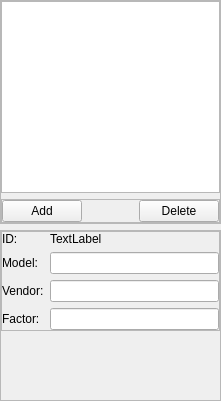
<?xml version="1.0" encoding="UTF-8"?>
<ui version="4.0">
 <class>BarlowsWidget</class>
 <widget class="QWidget" name="BarlowsWidget">
  <property name="geometry">
   <rect>
    <x>0</x>
    <y>0</y>
    <width>221</width>
    <height>401</height>
   </rect>
  </property>
  <property name="windowTitle">
   <string>Form</string>
  </property>
  <layout class="QVBoxLayout" name="verticalLayout">
   <property name="spacing">
    <number>-1</number>
   </property>
   <property name="margin">
    <number>0</number>
   </property>
   <item>
    <widget class="QFrame" name="listFrame">
     <property name="frameShape">
      <enum>QFrame::StyledPanel</enum>
     </property>
     <property name="frameShadow">
      <enum>QFrame::Raised</enum>
     </property>
     <layout class="QVBoxLayout" name="verticalLayout_9">
      <property name="spacing">
       <number>-1</number>
      </property>
      <property name="margin">
       <number>0</number>
      </property>
      <item>
       <widget class="QListView" name="barlowsListView"/>
      </item>
      <item>
       <widget class="QFrame" name="frame_15">
        <property name="frameShape">
         <enum>QFrame::StyledPanel</enum>
        </property>
        <property name="frameShadow">
         <enum>QFrame::Raised</enum>
        </property>
        <layout class="QHBoxLayout" name="horizontalLayout_8">
         <property name="spacing">
          <number>0</number>
         </property>
         <property name="margin">
          <number>0</number>
         </property>
         <item>
          <widget class="QPushButton" name="addBarlowButton">
           <property name="text">
            <string>Add</string>
           </property>
          </widget>
         </item>
         <item>
          <spacer name="horizontalSpacer_7">
           <property name="orientation">
            <enum>Qt::Horizontal</enum>
           </property>
           <property name="sizeHint" stdset="0">
            <size>
             <width>70</width>
             <height>20</height>
            </size>
           </property>
          </spacer>
         </item>
         <item>
          <widget class="QPushButton" name="deleteBarlowButton">
           <property name="text">
            <string>Delete</string>
           </property>
          </widget>
         </item>
        </layout>
       </widget>
      </item>
     </layout>
    </widget>
   </item>
   <item>
    <widget class="QFrame" name="infoFrame">
     <property name="frameShape">
      <enum>QFrame::StyledPanel</enum>
     </property>
     <property name="frameShadow">
      <enum>QFrame::Raised</enum>
     </property>
     <layout class="QVBoxLayout" name="verticalLayout_10">
      <property name="spacing">
       <number>-1</number>
      </property>
      <property name="margin">
       <number>0</number>
      </property>
      <item>
       <widget class="QFrame" name="frame_17">
        <property name="frameShape">
         <enum>QFrame::StyledPanel</enum>
        </property>
        <property name="frameShadow">
         <enum>QFrame::Raised</enum>
        </property>
        <layout class="QFormLayout" name="formLayout">
         <property name="horizontalSpacing">
          <number>-1</number>
         </property>
         <property name="verticalSpacing">
          <number>-1</number>
         </property>
         <property name="margin">
          <number>0</number>
         </property>
         <item row="0" column="0">
          <widget class="QLabel" name="label">
           <property name="text">
            <string>ID:</string>
           </property>
          </widget>
         </item>
         <item row="0" column="1">
          <widget class="QLabel" name="idLabel">
           <property name="text">
            <string>TextLabel</string>
           </property>
          </widget>
         </item>
         <item row="1" column="0">
          <widget class="QLabel" name="label_3">
           <property name="text">
            <string>Model:</string>
           </property>
          </widget>
         </item>
         <item row="1" column="1">
          <widget class="QLineEdit" name="modelLineEdit">
           <property name="sizePolicy">
            <sizepolicy hsizetype="Expanding" vsizetype="Fixed">
             <horstretch>0</horstretch>
             <verstretch>0</verstretch>
            </sizepolicy>
           </property>
          </widget>
         </item>
         <item row="2" column="0">
          <widget class="QLabel" name="label_4">
           <property name="text">
            <string>Vendor:</string>
           </property>
          </widget>
         </item>
         <item row="2" column="1">
          <widget class="QLineEdit" name="vendorLineEdit"/>
         </item>
         <item row="3" column="0">
          <widget class="QLabel" name="label_5">
           <property name="text">
            <string>Factor:</string>
           </property>
          </widget>
         </item>
         <item row="3" column="1">
          <widget class="QLineEdit" name="factorLineEdit"/>
         </item>
        </layout>
       </widget>
      </item>
      <item>
       <spacer name="verticalSpacer">
        <property name="orientation">
         <enum>Qt::Vertical</enum>
        </property>
        <property name="sizeHint" stdset="0">
         <size>
          <width>20</width>
          <height>50</height>
         </size>
        </property>
       </spacer>
      </item>
     </layout>
    </widget>
   </item>
  </layout>
 </widget>
 <resources/>
 <connections/>
</ui>
